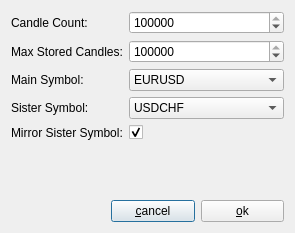
<?xml version="1.0" encoding="UTF-8"?>
<ui version="4.0">
 <class>DukasDialog</class>
 <widget class="QDialog" name="DukasDialog">
  <property name="windowModality">
   <enum>Qt::WindowModal</enum>
  </property>
  <property name="geometry">
   <rect>
    <x>0</x>
    <y>0</y>
    <width>295</width>
    <height>233</height>
   </rect>
  </property>
  <property name="sizePolicy">
   <sizepolicy hsizetype="Fixed" vsizetype="Fixed">
    <horstretch>0</horstretch>
    <verstretch>0</verstretch>
   </sizepolicy>
  </property>
  <property name="minimumSize">
   <size>
    <width>295</width>
    <height>233</height>
   </size>
  </property>
  <property name="maximumSize">
   <size>
    <width>295</width>
    <height>233</height>
   </size>
  </property>
  <property name="windowTitle">
   <string>Dukascopy Input</string>
  </property>
  <layout class="QVBoxLayout" name="verticalLayout">
   <item>
    <layout class="QFormLayout" name="formLayout">
     <property name="fieldGrowthPolicy">
      <enum>QFormLayout::AllNonFixedFieldsGrow</enum>
     </property>
     <item row="0" column="0">
      <widget class="QLabel" name="label">
       <property name="text">
        <string>Candle Count:</string>
       </property>
      </widget>
     </item>
     <item row="0" column="1">
      <widget class="QSpinBox" name="candle_count">
       <property name="minimum">
        <number>1</number>
       </property>
       <property name="maximum">
        <number>999999</number>
       </property>
       <property name="value">
        <number>100000</number>
       </property>
      </widget>
     </item>
     <item row="2" column="0">
      <widget class="QLabel" name="label_3">
       <property name="text">
        <string>Max Stored Candles:</string>
       </property>
      </widget>
     </item>
     <item row="2" column="1">
      <widget class="QSpinBox" name="max_candles">
       <property name="maximum">
        <number>9999999</number>
       </property>
       <property name="value">
        <number>1000000</number>
       </property>
      </widget>
     </item>
     <item row="3" column="0">
      <widget class="QLabel" name="label_4">
       <property name="text">
        <string>Main Symbol:</string>
       </property>
      </widget>
     </item>
     <item row="3" column="1">
      <widget class="QComboBox" name="main_symbol">
       <property name="currentIndex">
        <number>0</number>
       </property>
       <property name="frame">
        <bool>true</bool>
       </property>
       <item>
        <property name="text">
         <string>EURUSD</string>
        </property>
       </item>
       <item>
        <property name="text">
         <string>USDCHF</string>
        </property>
       </item>
      </widget>
     </item>
     <item row="4" column="0">
      <widget class="QLabel" name="label_5">
       <property name="text">
        <string>Sister Symbol:</string>
       </property>
      </widget>
     </item>
     <item row="4" column="1">
      <widget class="QComboBox" name="sister_symbol">
       <property name="currentIndex">
        <number>0</number>
       </property>
       <item>
        <property name="text">
         <string>USDCHF</string>
        </property>
       </item>
       <item>
        <property name="text">
         <string>EURUSD</string>
        </property>
       </item>
      </widget>
     </item>
     <item row="5" column="0">
      <widget class="QLabel" name="label_2">
       <property name="text">
        <string>Mirror Sister Symbol:</string>
       </property>
      </widget>
     </item>
     <item row="5" column="1">
      <widget class="QCheckBox" name="mirror_sister">
       <property name="text">
        <string/>
       </property>
       <property name="checked">
        <bool>true</bool>
       </property>
       <property name="tristate">
        <bool>false</bool>
       </property>
      </widget>
     </item>
    </layout>
   </item>
   <item>
    <layout class="QHBoxLayout" name="horizontalLayout">
     <property name="sizeConstraint">
      <enum>QLayout::SetDefaultConstraint</enum>
     </property>
     <property name="leftMargin">
      <number>100</number>
     </property>
     <item>
      <widget class="QPushButton" name="cancel_button">
       <property name="text">
        <string>&amp;cancel</string>
       </property>
      </widget>
     </item>
     <item>
      <widget class="QPushButton" name="ok_button">
       <property name="text">
        <string>&amp;ok</string>
       </property>
      </widget>
     </item>
    </layout>
   </item>
  </layout>
 </widget>
 <resources/>
 <connections>
  <connection>
   <sender>cancel_button</sender>
   <signal>clicked()</signal>
   <receiver>DukasDialog</receiver>
   <slot>close()</slot>
   <hints>
    <hint type="sourcelabel">
     <x>70</x>
     <y>99</y>
    </hint>
    <hint type="destinationlabel">
     <x>6</x>
     <y>42</y>
    </hint>
   </hints>
  </connection>
 </connections>
</ui>
